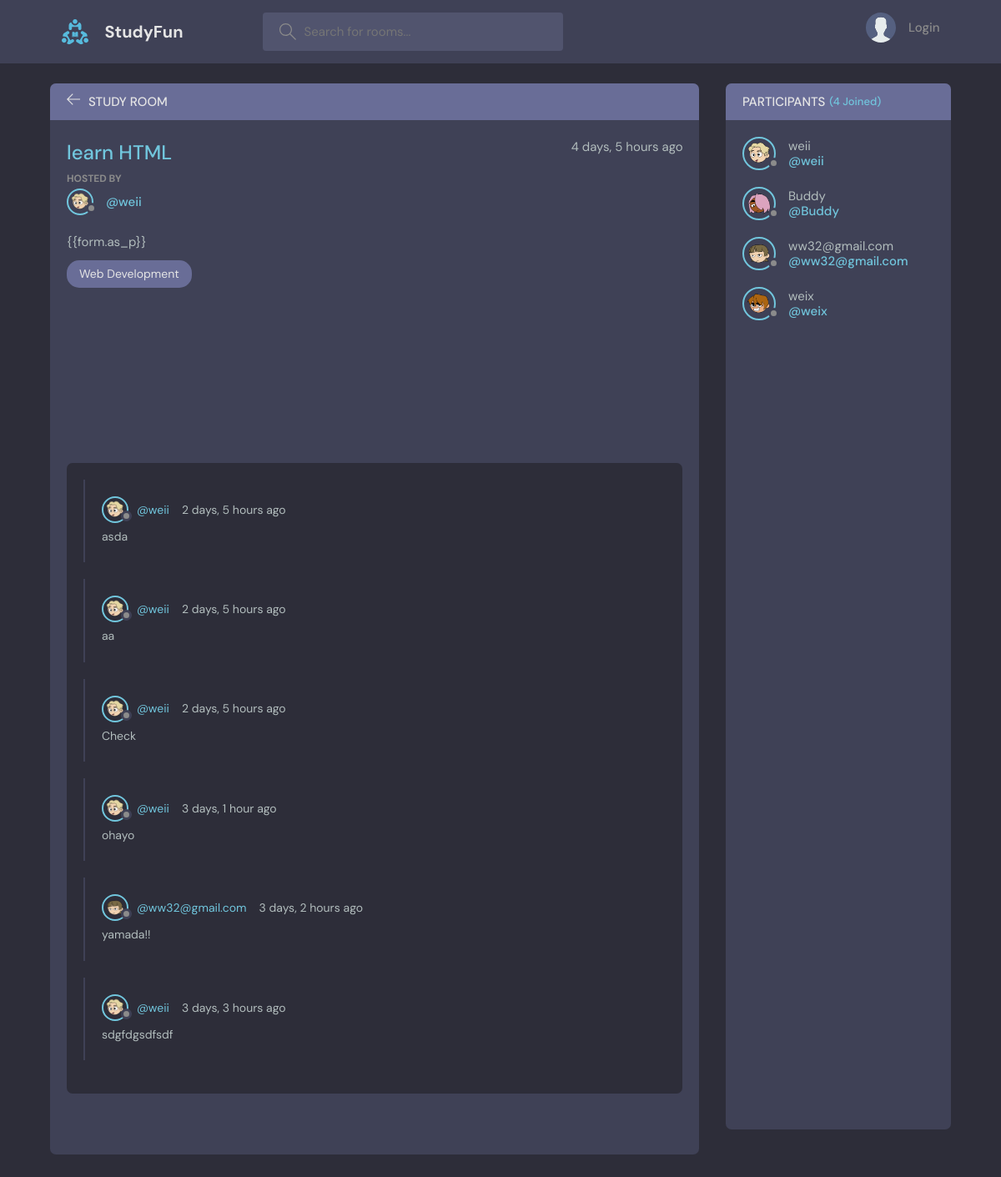
Page /room/3/ on the committed database.
### base/models.py (models this page shows, shortened)
class Room(models.Model):
    host = models.ForeignKey(User, on_delete=models.SET_NULL, null=True)
    topic = models.ForeignKey(Topic, on_delete=models.SET_NULL, null=True)
    name = models.CharField(max_length=200)
    description = models.TextField(null=True, blank=True)
    participants = models.ManyToManyField(
        User, related_name=("participants"), blank=True
    )
    updated = models.DateTimeField(auto_now=True)
    created = models.DateTimeField(auto_now_add=True)
    class Meta:
        ordering = ["-updated", "-created"]

class UserInfo(models.Model):
    email = models.EmailField(unique=True, null=True)
    bio = models.TextField(null=True)
    avatar = models.ImageField(null=True, default="avatar.svg")
    user = models.OneToOneField(
        User,
        on_delete=models.CASCADE,
        primary_key=True,
    )

class Topic(models.Model):
    name = models.CharField(max_length=200)
    def __str__(self):
        return self.name

class Message(models.Model):
    user = models.ForeignKey(User, on_delete=models.CASCADE)
    room = models.ForeignKey(Room, on_delete=models.CASCADE)
    body = models.TextField(blank=False)
    updated = models.DateTimeField(auto_now=True)
    created = models.DateTimeField(auto_now_add=True)
    class Meta:
        ordering = ["-updated", "-created"]

### base/views.py (the view, shortened to what this page needs)
# urls.py: path("room/<str:pk>/", views.room, name="room"),
def room(req, pk):
    room = Room.objects.get(id=pk)
    messages = room.message_set.all().order_by("-created")
    participants = room.participants.all()
    context = {
        "pk": pk,
        "room": room,
        "comments": messages,
        "participants": participants,
    }
    return render(req, "base/room.html", context)

### base/templates/base/room.html (shortened to what this page needs)
{% extends 'main.html' %} {% block content %}
<main class="profile-page layout layout--2">
  <div class="container">
    <div class="room">
      <div class="room__top">
        <div class="room__topLeft">
          <a href="{% url 'home' %}">
            <svg
              version="1.1"
              xmlns="http://www.w3.org/2000/svg"
              width="32"
              height="32"
              viewBox="0 0 32 32"
            >
              <title>arrow-left</title>
              <path
                d="M13.723 2.286l-13.723 13.714 13.719 13.714 1.616-1.611-10.96-10.96h27.625v-2.286h-27.625l10.965-10.965-1.616-1.607z"
              ></path>
            </svg>
          </a>
          <h3>Study Room</h3>
        </div>
      </div>
      <div class="room__box scroll">
        <div class="room__header scroll">
          <div class="room__info">
            <h3>{{room.name}}</h3>
            <span>{{room.created|timesince}} ago</span>
          </div>
          <div class="room__hosted">
            <p>Hosted By</p>
            <a
              href="{% url 'user-profile' room.host.id %}"
              class="participant"
              class="room__author"
            >
              <div class="avatar avatar--small">
                <img src="{{room.host.userinfo.avatar.url}}" />
              </div>
              <span>@{{room.host}}</span>
            </a>
          </div>
          <div class="room__details">{{room.description}}</div>
          <span class="room__topics">{{room.topic}}</span>
        </div>
        <div class="room__conversation">
          <div class="threads scroll">
            {% for comment in comments %}
            <div class="thread">
              <div class="thread__top">
                <div class="thread__author">
                  <a href={% url 'user-profile' comment.user.id %} class="thread__authorInfo">
                    <div class="avatar avatar--small">
                      <img
                        src="{{comment.user.userinfo.avatar.url}}"
                      />
                    </div>
                    <span>@{{comment.user}}</span>
                  </a>
                  <span class="thread__date">{{comment.created|timesince}}  ago</span>
                </div>
              </div>
              <div class="thread__details">
                {{comment.body}}
              </div>
            </div>
            {% endfor %}
          </div>
        </div>
      </div>
    </div>
    <div class="participants">
      <h3 class="participants__top">
        Participants <span>({{participants.count}} Joined)</span>
      </h3>
      <div class="participants__list scroll">
        {% for participant in participants %}
        <a href="{% url 'user-profile' participant.id %}" class="participant">
          <div class="avatar avatar--medium">
            <img src="{{participant.userinfo.avatar.url}}" />
          </div>
          <p>
            {{participant.username}}
            <span>@{{participant.username}}</span>
          </p>
        </a>
        {% endfor %}
      </div>
    </div>
  </div>
</main>
{% endblock %}

### static/styles/style.css (style rules this page uses)
:root { --color-main: #71c6dd; --color-main-light: #e1f6fb; --color-dark: #3f4156; --color-dark-medium: #51546e; --color-dark-light: #696d97; --color-light: #e5e5e5; --color-gray: #8b8b8b; --color-light-gray: #b2bdbd; --color-bg: #2d2d39; --color-success: #5dd693; --color-error: #fc4b0b; }
* { font-family: "DM Sans", -apple-system, BlinkMacSystemFont, "Segoe UI", Roboto, Oxygen, Ubuntu, Cantarell, "Open Sans", "Helvetica Neue", sans-serif; margin: 0; padding: 0; box-sizing: border-box; text-rendering: optimizeLegibility; font-size: inherit; }
html { font-size: 56.25%; }
@media only screen and (min-width: 1200px) { html { font-size: 62.5%; } }
body { line-height: 1.6; font-weight: 400; font-size: 1.5rem; color: var(--color-light-gray); background-color: var(--color-bg); min-height: 100vh; }
img { width: 100%; }
a { display: inline-block; color: var(--color-main); text-decoration: none; }
.container { max-width: 120rem; width: 90%; margin: auto; }
.avatar { position: relative; display: inline-block; border-radius: 50%; border: 2px solid var(--color-main); }
.avatar img { display: block; border-radius: 50%; object-fit: cover; object-position: center; }
.avatar::after { content: ""; display: block; position: absolute; background-color: var(--color-gray); z-index: 111; border-radius: 50%; border: 0.3rem solid var(--color-dark); }
.avatar.avatar--small img { width: 2.8rem; height: 2.8rem; }
.avatar.avatar--small:after { width: 0.7rem; height: 0.7rem; bottom: 0px; right: -6px; }
.avatar.avatar--medium img { width: 3.6rem; height: 3.6rem; border-radius: 50%; }
.avatar.avatar--medium:after { width: 0.7rem; height: 0.7rem; bottom: 0px; right: -6px; }
.layout { margin-top: 2.4rem; }
.layout > .container { display: flex; justify-content: space-between; align-items: flex-start; }
.layout--2 > .container > div:first-child { flex-basis: 72%; }
.layout--2 > .container > div:last-child { flex-basis: 25%; }
.room, .participants { background: var(--color-dark); max-height: 87.5vh; border-radius: 0.7rem; overflow: hidden; position: relative; }
.room__top, .participants__top { background: var(--color-dark-light); display: flex; justify-content: space-between; align-items: center; padding: 1rem 2rem; position: relative; }
.room__top svg, .thread__top svg { width: 1.6rem; height: 1.6rem; fill: var(--color-light); cursor: pointer; }
.room__topLeft { display: flex; align-items: flex-end; gap: 1rem; }
.room__topLeft h3, .participants__top { text-transform: uppercase; font-weight: 500; color: var(--color-light); }
.room__topLeft svg { width: 1.6rem; height: 1.6rem; fill: var(--color-light); }
.room__header { max-height: 30vh; overflow-y: auto; position: absolute; width: 95%; background: var(--color-dark); z-index: 999; top: 4.4rem; padding-top: 2rem; padding-bottom: 1rem; }
.room__box { padding-left: 2rem; padding-right: 2rem; height: 80.5vh; padding-bottom: 0; }
.room__info { display: flex; justify-content: space-between; }
.room__info h3 { font-size: 2.4rem; font-weight: 500; color: var(--color-main); }
.room__hosted p { text-transform: uppercase; color: var(--color-gray); font-size: 1.2rem; font-weight: 700; line-height: 2; }
.room__topics { padding: 0.5rem 1.5rem; background: var(--color-dark-light); color: var(--color-light); display: inline-block; font-size: 1.4rem; border-radius: 1.5rem; margin: 1rem 0; }
.room__conversation { margin-top: 1rem; margin-bottom: 4rem; height: 64%; }
.threads { background: var(--color-bg); border-radius: 0.7rem; overflow-y: auto; height: 100%; margin-top: 28vh; padding: 0 2rem 4rem 2rem; }
.thread { border-left: 2px solid var(--color-dark); padding-left: 1rem; margin: 2rem 0; padding: 2rem; }
.thread__top { display: flex; align-items: center; justify-content: space-between; }
.thread__author { display: flex; align-items: center; gap: 1.5rem; font-size: 1.4rem; }
.thread__authorInfo { display: flex; align-items: center; gap: 1rem; }
.thread__details { font-size: 1.4rem; margin-top: 0.5rem; }
.participants__top span { color: var(--color-main); font-size: 1.3rem; text-transform: none; }
.participants__top { justify-content: flex-start; gap: 0.5rem; }
.participants__list { padding: 2rem; height: 82.5vh; overflow-y: scroll; padding-bottom: 0; }
.participant { display: flex; align-items: center; gap: 1.5rem; margin-bottom: 2rem; }
.participant p { color: var(--color-light-gray); line-height: 1.2; }
.participant span { display: block; font-weight: 500; color: var(--color-main); font-weight: 1.4rem; }

### rows in the picture
Room: name "learn HTML", created "4 days, 5 hours", host.userinfo.avatar (picture), host "weii", description "{{form.as_p}}", topic "Web Development"
Message: user.userinfo.avatar (picture), user "weii", created "2 days, 5 hours", body "asda"
Message: user.userinfo.avatar (picture), user "weii", created "2 days, 5 hours", body "aa"
Message: user.userinfo.avatar (picture), user "weii", created "2 days, 5 hours", body "Check"
Message: user.userinfo.avatar (picture), user "weii", created "3 days, 1 hour", body "ohayo"
Message: user.userinfo.avatar (picture), user "ww32@gmail.com", created "3 days, 2 hours", body "yamada!!"
Message: user.userinfo.avatar (picture), user "weii", created "3 days, 3 hours", body "sdgfdgsdfsdf"

### other values in the picture
{{ participants.count }} "4"
{{ participant.username }} "weii"
{{ participant.username }} "Buddy"
{{ participant.username }} "ww32@gmail.com"
{{ participant.username }} "weix"
